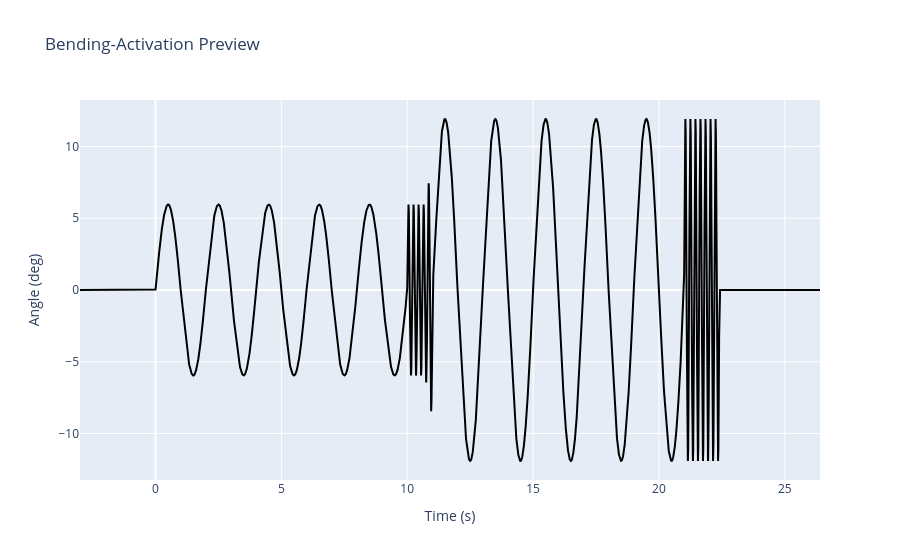
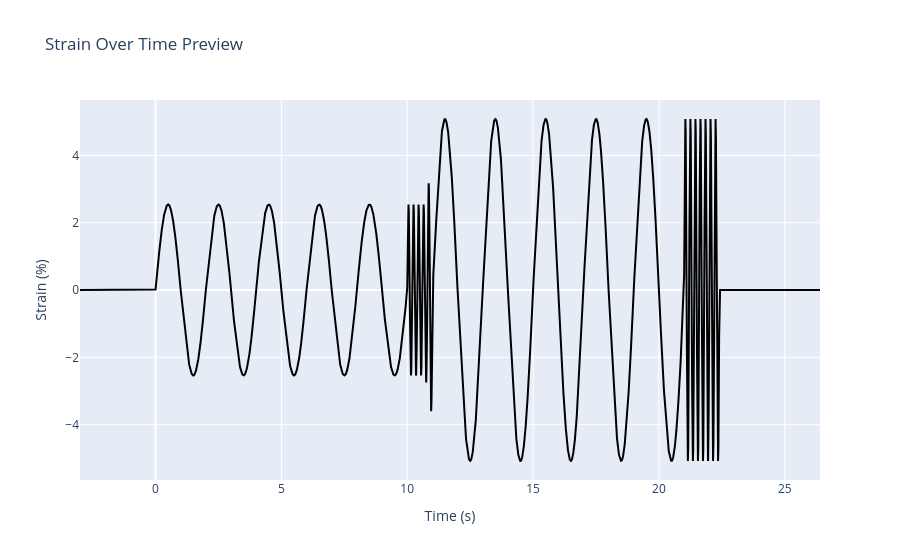

The notebook cell saved with these charts, in order:
### Markdown cell above
## CHECK: Is the experimental sequence what you wanted?

### Code cell
#region Make a table
print("--- Generated Sequence Attributes ---")

# Use the 'organized_' versions so all arrays have the same length
display(pd.DataFrame({
    "freq (Hz)": bender.organized_freqs,           
    "curve (1/m)": bender.organized_curves,       
    "amp (deg)": bender.all_degs,           
    "strain (%)": bender.all_strains * 100,
    "strain rate (%/s)": bender.all_strainrates * 100,
    "duty (%)": bender.organized_stimduties,      
    "phase (%)": bender.organized_stimphases      
}))


#MAKE PLOTS

# First plot: angle/stim plot with shaded stimulus periods
bender.make_stimuli()
fig = go.Figure()
fig.add_trace(go.Scatter(x=bender.t, y=bender.angle, name="Commanded Angle", line=dict(color='black')))

# Add Shading (ONLY if stimulation is active)
if bender.is_stim:
    # Handle Left Side Shading
    if hasattr(bender, 'Lonoff') and bender.Lonoff is not None:
        for onoff in bender.Lonoff:
            fig.add_vrect(x0=onoff[0], x1=onoff[1], fillcolor="blue", opacity=0.5, line_width=0, name="Left Stim")

    # Handle Right Side Shading
    if hasattr(bender, 'Ronoff') and bender.Ronoff is not None:
        for onoff in bender.Ronoff:
            fig.add_vrect(x0=onoff[0], x1=onoff[1], fillcolor="red", opacity=0.5, line_width=0, name="Right Stim")

fig.update_layout(title="Bending-Activation Preview", xaxis_title="Time (s)", yaxis_title="Angle (deg)")

display(fig)

# Second Plot: Muscle strain over time
kappa_over_time = np.deg2rad(bender.angle) / (bender.dclamp / 1000)  # Formula: curvature = angle_radians / length
strain_pct_over_time = ((kappa_over_time * (bender.xsec_width/1000)) / 2) * 100 # Formula: strain (%)= (curvature * thickness) / 2
fig_strain = go.Figure()

fig_strain.add_trace(go.Scatter(
    x=bender.t, 
    y=strain_pct_over_time, 
    name="Strain (%)", 
    line=dict(color='black')
))

# Add the same shading stim shading
if bender.is_stim:
    if hasattr(bender, 'Lonoff') and bender.Lonoff is not None:
        for onoff in bender.Lonoff:
            fig_strain.add_vrect(x0=onoff[0], x1=onoff[1], fillcolor="blue", opacity=0.3, line_width=0)
    if hasattr(bender, 'Ronoff') and bender.Ronoff is not None:
        for onoff in bender.Ronoff:
            fig_strain.add_vrect(x0=onoff[0], x1=onoff[1], fillcolor="red", opacity=0.3, line_width=0)

fig_strain.update_layout(
    title="Strain Over Time Preview", 
    xaxis_title="Time (s)", 
    yaxis_title="Strain (%)"
)
display(fig_strain)
#endregion

### Figure 1 — Plotly figure (JSON) as saved in the notebook; plotly's stock layout.template omitted (floating-point values rounded to 4 significant figures; data arrays with more than 128 entries replaced by an {"elided": "..."} marker saying what was removed)
{"data": [{"line": {"color": "black"}, "name": "Commanded Angle", "type": "scatter", "x": {"elided": "29400 float values"}, "y": {"elided": "29400 float values"}}], "layout": {"title": {"text": "Bending-Activation Preview"}, "xaxis": {"title": {"text": "Time (s)"}}, "yaxis": {"title": {"text": "Angle (deg)"}}}}

### Figure 2 — Plotly figure (JSON) as saved in the notebook; plotly's stock layout.template omitted (floating-point values rounded to 4 significant figures; data arrays with more than 128 entries replaced by an {"elided": "..."} marker saying what was removed)
{"data": [{"line": {"color": "black"}, "name": "Strain (%)", "type": "scatter", "x": {"elided": "29400 float values"}, "y": {"elided": "29400 float values"}}], "layout": {"title": {"text": "Strain Over Time Preview"}, "xaxis": {"title": {"text": "Time (s)"}}, "yaxis": {"title": {"text": "Strain (%)"}}}}
